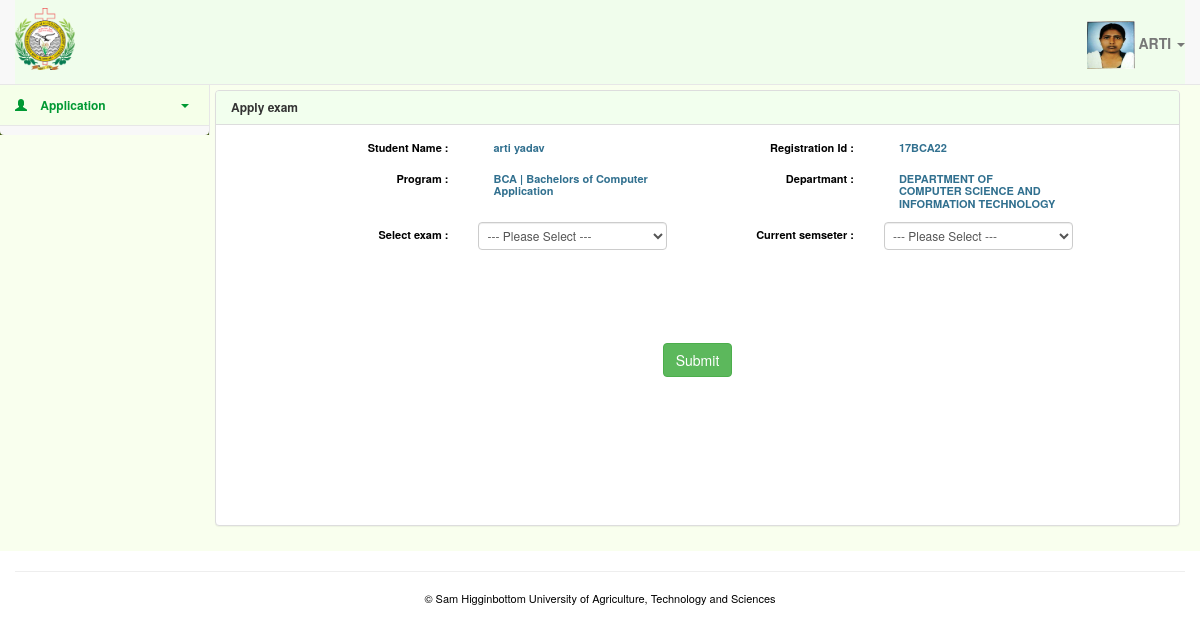
Screenshot of /apply_exam.php (signed in) with the database file from the repository.
### tables this page shows
CREATE TABLE IF NOT EXISTS `users` (
  `user_id` int(11) NOT NULL AUTO_INCREMENT,
  `type` smallint(4) NOT NULL COMMENT '1111=admin, 2222=student, 3333= teacher,4444=others',
  `username` varchar(20) NOT NULL,
  `password` varchar(40) NOT NULL,
  `salt` varchar(9) NOT NULL,
  `first_name` varchar(32) NOT NULL,
  `last_name` varchar(32) NOT NULL,
  `contact_no` varchar(13) NOT NULL,
  `email_id` varchar(191) NOT NULL,
  `image` varchar(191) DEFAULT NULL,
  `ip` varchar(40) NOT NULL,
  `status` tinyint(1) NOT NULL DEFAULT '1',
  `created_at` datetime DEFAULT NULL,
  `updated_at` datetime DEFAULT NULL,
  `last_login` datetime DEFAULT NULL,
  `last_pwd_changed` date DEFAULT NULL,
  PRIMARY KEY (`user_id`)
);

CREATE TABLE IF NOT EXISTS `programs` (
  `program_id` int(11) NOT NULL AUTO_INCREMENT,
  `program_code` text NOT NULL,
  `program_name` varchar(50) NOT NULL,
  `no_of_semester` int(11) NOT NULL,
  `fee_per_semester` decimal(7,2) NOT NULL,
  `department_id` int(11) NOT NULL,
  `add_date` date NOT NULL,
  `status` tinyint(4) NOT NULL DEFAULT '1',
  PRIMARY KEY (`program_id`)
);

CREATE TABLE IF NOT EXISTS `departments` (
  `department_id` int(11) NOT NULL AUTO_INCREMENT,
  `department_code` varchar(12) NOT NULL,
  `department_name` varchar(100) NOT NULL,
  `school_id` int(11) NOT NULL,
  `add_date` date NOT NULL,
  `status` int(11) NOT NULL DEFAULT '1',
  PRIMARY KEY (`department_id`)
);

### inc/apply_exam.inc.php (called while the page is built, shortened)
<?php
require_once('class/class.inc.php');
$sqli_query = new SqlIQuery();
$sqli_query->isLogIn();
$student_details = $sqli_query->getStudentDetailsById();
$title = $heading = "Apply exam";

### database/mysqliz.php (called while the page is built, shortened)
<?php
final class mysqliz {
	private $mysqli_handler;
	public function __construct($hostname,$username, $password, $database) {
		$this->mysqli_handler = new mysqli($hostname, $username, $password, $database, 3308);
		$this->mysqli_handler->query("SET NAMES 'utf8'");
		$this->mysqli_handler->query("SET CHARACTER SET utf8");
		$this->mysqli_handler->query("SET CHARACTER_SET_CONNECTION=utf8");
		$this->mysqli_handler->query("SET SQL_MODE = ''");
		$this->mysqli_handler->query("SET time_zone='+5:30'");
    }
  	public function query($sql) {
		$result = $this->mysqli_handler->query($sql, MYSQLI_STORE_RESULT);
		if ($result !== FALSE) {
			if (is_object($result)) {
				$i = 0;
				$data = array();
				while ($row = $result->fetch_array(MYSQLI_ASSOC)) {
					$data[$i] = $row;
					$i++;
				}
				$query = new stdClass();
				$query->row = isset($data[0]) ? $data[0] : array();
				$query->rows = $data;
				$query->num_rows = count($data);
				return $query;
			}
			else {
				return true;
			}
		}
		else {
			trigger_error('Error: ' . $this->mysqli_handler->error . '<br />Error No: ' . $this->mysqli_handler->errno . '<br />' . $sql);
			exit();
		}
  }
	public function escape($value) {
		return $this->mysqli_handler->real_escape_string($value);
	}
}
?>

### class/class.inc.php (called while the page is built, shortened)
<?php
class SqlIQuery {
	private $db;
	public function __construct() {
		$this->db = new DB(DB_DRIVER, DB_HOSTNAME, DB_USERNAME, DB_PASSWORD, DB_DATABASE);
	}
	public function getStudentDetailsById() {
		$user_id = $_SESSION['user_id'];
		$sql = "SELECT u.first_name, u.username, u.last_name, u.contact_no, s.program_id, p.program_code, p.program_name, p.no_of_semester, d.department_name  FROM users AS u
		LEFT JOIN student AS s ON (u.user_id = s.user_id)
		LEFT JOIN programs AS p ON (s.program_id = p.program_id)
		LEFT JOIN departments AS d ON (p.department_id = d.department_id)
		 where u.user_id='".$this->db->escape($user_id)."'";
		$user_details = $this->db->query($sql);
		return $user_details->row;
	}
}
?>

### library/db.php (called while the page is built, shortened)
<?php
class DB {
	private $driver;
	public function __construct($driver, $hostname, $username, $password, $database) {
		$this->driver = new $driver($hostname, $username, $password, $database);
	}
  	public function query($sql) {
		return $this->driver->query($sql);
  	}
	public function escape($value) {
		return $this->driver->escape($value);
	}
}
?>

### apply_exam.php (the view, shortened to what this page needs)
<?php
require('inc/apply_exam.inc.php');
require_once('common/head.php'); ?>
    <body>
        <div id="wapper">
            <?php require_once('common/header.php');  ?>
            <div class="container-fluid main-container">
                <?php require_once('common/left_menu.php');  ?>
                    <div class="col-md-10 content">
                        <div class="panel panel-default">
                            <div class="panel-heading"><?php echo $heading; ?></div>
                                <div class="panel-body content-body">
                                    <form class="form-horizontal" method="post" action="apply_exam.php">
                                        <div class="row ">
                                            <div class="col-md-5 col-md-offset-1">
                                                <label for="program_name" class="col-sm-5 control-label">Student Name :</label>
                                                <div class="col-sm-7">
                                                    <label class="col-sm-12 control-label align-left text-info"><?php echo $student_details['first_name']." ".$student_details['last_name']; ?></label>
                                                </div>
                                            </div>
                                            <div class="col-md-5">
                                                <label for="program_name" class="col-sm-5 control-label">Registration Id :</label>
                                                <div class="col-sm-7">
                                                    <label class="col-sm-12 control-label align-left text-info"><?php echo $student_details['username']; ?></strong>
                                                </div>
                                            </div>
                                        </div>
                                        <br/>
                                        <div class="row ">
                                            <div class="col-md-5 col-md-offset-1">
                                                <label for="program_name" class="col-sm-5 control-label">Program :</label>
                                                <div class="col-sm-7">
                                                    <label class="col-sm-12 control-label align-left text-info"><?php echo $student_details['program_code']." | ".$student_details['program_name']; ?></label>
                                                </div>
                                            </div>
                                            <div class="col-md-5">
                                                <label for="program_name" class="col-sm-5 control-label">Departmant :</label>
                                                <div class="col-sm-7">
                                                <label class="col-sm-12 control-label align-left text-info"><?php echo $student_details['department_name']; ?></label>
                                                </div>
                                            </div>
                                        </div>
                                        <br/>
                                        <div class="row ">
                                            <div class="col-md-5 col-md-offset-1">
                                                <label for="program_name" class="col-sm-5 control-label">Select exam :</label>
                                                <div class="col-sm-7">
                                                    <select class="form-control" name="exam_id">
                                                        <option value="0">--- Please Select ---</option>
                                                    </select>
                                                </div>
                                            </div>
                                            <div class="col-md-5">
                                                <label for="Current semseter" class="col-sm-5 control-label">Current semseter :</label>
                                                <div class="col-sm-7">
                                                    <select class="form-control current_semester" name="current_semester" id="current_semester">
                                                        <option value="0">--- Please Select ---</option>
                                                    </select>
                                                </div>
                                            </div>
                                        </div>
                                        <br/>
                                        <br/>
                                        <div class="row">
                                            <div class="col-md-10 col-md-offset-1">
                                                <div class="col-sm-12">
                                                </div>
                                            </div>
                                        </div>
                                        <br/>
                                        <div class="row">
                                            <div class="col-md-2 col-md-offset-5">
                                                <div class="col-sm-12">
                                                </div>
                                            </div>
                                        </div>
                                        <br/>
                                        <br/>
                                        <br/>
                                        <div class="row">
                                            <div class="col-md-12 text-center">
                                                <div class="col-sm-12">
                                                    <button type="submit" class="btn btn-success">Submit</button>
                                                </div>
                                            </div>
                                        </div>
                                    </form>
                                </div>
                            </div>
                        </div>
                    </div>
            <?php require_once('common/footer.php')?>
        </div>
    </body>
</html>

### css/custom.css (style rules this page uses)
#wapper { width:100%; margin:auto 0; }
body { font-size:11px; color:#000;line-height:1.1 }
.content { padding:5px !important; }
.main-container { background: rgb(249, 255, 238); padding-top: 0px; margin-top: -20px; }
.panel-heading { font-size: 12px; font-weight: bold; }
.align-left { text-align:left !important; }
.panel-body { padding: 10px; }
.form-control { font-size: 12px; height: 28px; padding: 2px 4px; }
.panel-heading, .navbar-collapse { background-color:#efffe9c7 !important; }
.content-body { min-height:400px !important; }

### rows the page displays
users: first_name "arti", last_name "yadav", username "17BCA22", programs.program_code "BCA", programs.program_name "Bachelors of Computer Application", departments.department_name "DEPARTMENT OF COMPUTER SCIENCE AND INFORMATION TECHNOLOGY"

### other values shown
$_SESSION['first_name'] "ARTI"
$heading "Apply exam"
